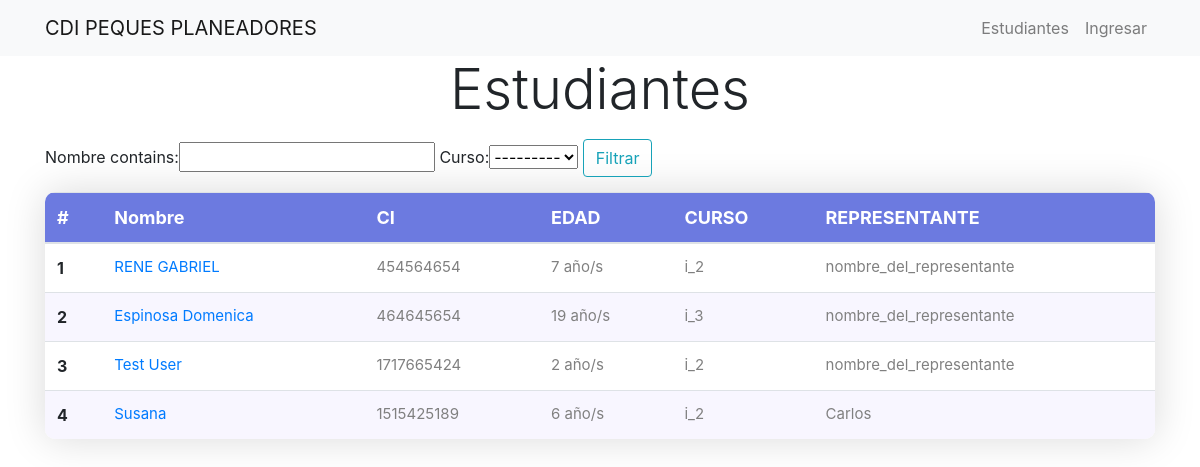
The page /students/ on the database its author committed.
### students/models.py (models this page shows, shortened)
class Student(models.Model):
    COURSE_CHOICES = [('i_1', 'Inicial 1'), ('i_2', 'Inicial 2'), ('i_3', 'Inicial 3')]
    SEX_CHOICE = [('m', 'Masculino'), ('f', 'Femenino')]
    RACE_CHOICE = [('blanca', 'Blanca'), ('meztiza', 'Mestiza'), ('negra', 'Afrodescendiente'), ('indigena', 'Indigena')]
    MOTHER_BIRTH_BEHAVIOUR = [('normal', 'Normal'), ('complicado', 'Complicado')]
    DISABILITY_CHOICE = [('fisica', 'Fisica'), ('mental', 'Mental')]
    CIVIL_STATE = [('soltero/a', 'Soltero/a'), ('casado/a', 'Casado/a')]
    nombre = models.CharField(max_length=130)
    foto = models.ImageField(default='default.jpg', upload_to='students_pics', blank=True)
    sexo = models.CharField(max_length=130, choices=SEX_CHOICE)
    raza = models.CharField(max_length=120, choices=RACE_CHOICE)
    fecha_de_nacimiento = models.DateField(default=datetime.now(), help_text='Año-Mes-Dia', blank=True, null=True)
    ci = models.PositiveSmallIntegerField(unique=True, validators=[MaxValueValidator(9999999999)])
    nacionalidad = models.CharField(max_length=130, default='Ecuatoriana')
    curso = models.CharField(max_length=130, choices=COURSE_CHOICES, blank=True)
    domicilio = models.TextField()
    embarazo_de_la_madre_con_control = models.BooleanField(default=True, blank=True)
    parto_de_la_madre = models.CharField(max_length=120, choices=MOTHER_BIRTH_BEHAVIOUR, blank=True)
    tiene_discapacidad = models.BooleanField(default=False)
    tipo_de_discapacidad = models.CharField(max_length=125, choices=DISABILITY_CHOICE, blank=True)
    parte_afectada_por_discapacidad = models.CharField(max_length=130, blank=True)
    tipo_de_alimentacion = models.CharField(max_length=130)
    desde_que_edad_comio_solidos = models.FloatField(default=3)
    hasta_que_edad_tomo_leche_materna = models.FloatField(default=3)
    tipo_de_sangre = models.CharField(max_length=125)
    alergias = models.TextField(blank=True)
    enfermedades = models.TextField(blank=True)
    operaciones = models.TextField(blank=True)
    profesora = models.ForeignKey(User, on_delete=models.CASCADE)
    nombre_del_representante = models.CharField(max_length=130)
    ci_del_representante = models.PositiveSmallIntegerField()
    nacionalidad_del_representante = models.CharField(max_length=130, default='Ecuatoriana')
    telefono_del_representante = models.IntegerField()
    estado_civil_del_representante = models.CharField(max_length=125, choices=CIVIL_STATE, blank=True)
    representante_vive_con_estudiante = models.BooleanField()
    domicilio_del_representante = models.TextField(blank=True)
    lugar_trabajo_del_representante = models.TextField(blank=True)
    el_representante_es_el_padre_o_la_madre = models.BooleanField(default=True)
    nombre_de_la_madre = models.CharField(max_length=130, blank=True)
    ci_de_la_madre = models.PositiveSmallIntegerField(blank=True)
    nacionalidad_de_la_madre = models.CharField(max_length=130, default='Ecuatoriana', blank=True)
    telefono_de_la_madre = models.IntegerField()
    estado_civil_de_la_madre = models.CharField(max_length=125, choices=CIVIL_STATE, blank=True)
    madre_vive_con_hijo = models.BooleanField(default=True, blank=True)
    domicilio_de_la_madre = models.TextField(blank=True)
    lugar_trabajo_de_la_madre = models.TextField(blank=True)
    nombre_del_padre = models.CharField(max_length=130, blank=True)
    ci_del_padre = models.PositiveSmallIntegerField(blank=True)
    nacionalidad_del_padre = models.CharField(max_length=130, default='Ecuatoriana', blank=True)
    telefono_del_padre = models.IntegerField(blank=True)
    estado_civil_de_padre = models.CharField(max_length=125, choices=CIVIL_STATE, blank=True)
    padre_vive_con_hijo = models.BooleanField(default=True)
    domicilio_del_padre = models.TextField(blank=True)
    lugar_trabajo_del_padre = models.TextField(blank=True)
    documentos_adjuntos = models.FileField(blank=True, null=True, upload_to='atachdocs/%Y/%m/%D/')
    @property
    def age(self):
        age_year = int((datetime.now().date() - self.fecha_de_nacimiento).days / 365.25)
        return age_year

### students/views.py (the view)
# urls.py: path('', PostStudents.as_view(), name='student-view'),
class PostStudents(ListView):
    model = Student
    template_name = 'students/students_list.html'
    context_object_name = 'students'
    def get_context_data(self, *, object_list=None, **kwargs):
        context = super().get_context_data(**kwargs)
        context['filter'] = StudentFilter(self.request.GET, queryset=self.get_queryset())
        return context

### students/templates/students/students_list.html
{% extends "students/base.html" %}
{% load crispy_forms_tags %}
{% block content %}
<h4 class="display-4 text-center mb-3">Estudiantes</h4>
<form method="GET" id="filter_g">
  {{ filter.form }}
  <button type="submit" class="btn btn-outline-info">Filtrar</button>
</form>
<table class="table list-students">
  <thead>
    <tr class="main-row">
      <th scope="col">#</th>
      <th scope="col">Nombre</th>
      <th scope="col">CI</th>
      <th scope="col">EDAD</th>
      <th scope="col">CURSO</th>
      <th scope="col">REPRESENTANTE</th>
    </tr>
  </thead>
  <tbody>
      {% for student in filter.qs %}
    <tr>
      <th scope="row">{{ forloop.counter }}</th>
      <td><a href="{% url 'student-profile' student.id %}" class="text-primary">{{student.nombre}}</a></td>
      <td>{{student.ci}}</td>
      <td>{{student.age}} año/s</td>
      <td>{{student.curso}}</td>
      <td>{{student.nombre_del_representante}}</td>
    </tr>
      {% endfor %}
  </tbody>
</table>
{% endblock content %}

### students/static/students/css/main.css (style rules this page uses)
.list-students { border-radius: 10px; overflow: hidden; box-shadow: 0 0 40px 0 rgba(0,0,0,.15); -moz-box-shadow: 0 0 40px 0 rgba(0,0,0,.15); -webkit-box-shadow: 0 0 40px 0 rgba(0,0,0,.15); -o-box-shadow: 0 0 40px 0 rgba(0,0,0,.15); -ms-box-shadow: 0 0 40px 0 rgba(0,0,0,.15); }
.list-students .main-row { font-size: 18px; color: #fff; line-height: 1.4; background-color: #6c7ae0; }
.list-students tbody tr td { font-size: 15px; color: gray; line-height: 1.4; }
.list-students tbody tr:nth-child(even) { background-color: #f8f6ff; }
form#filter_g { margin-bottom: 15px; }

### rows shown on the page
Student: nombre "RENE GABRIEL", ci "454564654", age "7", curso "i_2", nombre_del_representante "nombre_del_representante"
Student: nombre "Espinosa Domenica", ci "464645654", age "19", curso "i_3", nombre_del_representante "nombre_del_representante"
Student: nombre "Test User", ci "1717665424", age "2", curso "i_2", nombre_del_representante "nombre_del_representante"
Student: nombre "Susana", ci "1515425189", age "6", curso "i_2", nombre_del_representante "Carlos"
